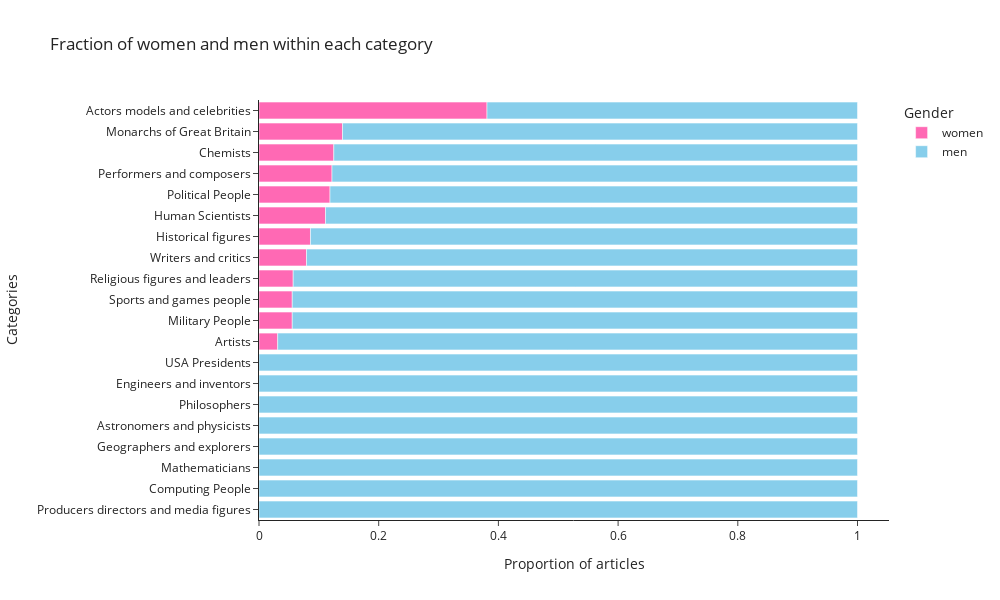

Notebook code cell kept with this figure:
### Markdown cell above
### **Visualizations for the datastory**

### Code cell
women_count = people[people['gender'] == "female"]["category"].count()
men_count = people[people['gender'] == "male"]["category"].count()
number_of_people_per_cat = people.groupby("category")["gender"].count()
men_women_proportion = pd.DataFrame({'women': women_people/number_of_people_per_cat,'men': men_people/number_of_people_per_cat}, index=index).sort_values(by = ["women"], ascending = False)
men_women_proportion.fillna(0,inplace=True)

fig = px.bar(men_women_proportion, x='women')

# plotly
fig = px.bar(men_women_proportion, 
             x = [category for category in men_women_proportion.columns],
             y = men_women_proportion.transpose().columns.str.replace('_', ' '),
             color_discrete_sequence = ['hotpink','skyblue'],
             title = 'Fraction of women and men within each category',
             labels={"y": "Categories",
                     "value": "Proportion of articles",
                     "variable": "Gender"},
             orientation='h',
             width=1000, height=600,
            template = 'simple_white')
fig.update_layout(yaxis=dict(autorange="reversed"))
fig.show()

#fig.to_html(full_html = False, include_plotlyjs='cdn')
#fig.write_html("datastory_plot/plot2.html", full_html=False, include_plotlyjs='cdn')

### Figure 1 — Plotly figure (JSON) as saved in the notebook; plotly's stock layout.template omitted (floating-point values rounded to 4 significant figures)
{"data": [{"alignmentgroup": "True", "hovertemplate": "Gender=women<br>Proportion of articles=%{x}<br>Categories=%{y}<extra></extra>", "legendgroup": "women", "marker": {"color": "hotpink", "pattern": {"shape": ""}}, "name": "women", "offsetgroup": "women", "orientation": "h", "showlegend": true, "textposition": "auto", "type": "bar", "x": [0.381, 0.1395, 0.125, 0.122, 0.1186, 0.1111, 0.08602, 0.07937, 0.05714, 0.05556, 0.05556, 0.03125, 0, 0, 0, 0, 0, 0, 0, 0], "xaxis": "x", "y": ["Actors models and celebrities", "Monarchs of Great Britain", "Chemists", "Performers and composers", "Political People", "Human Scientists", "Historical figures", "Writers and critics", "Religious figures and leaders", "Sports and games people", "Military People", "Artists", "USA Presidents", "Engineers and inventors", "Philosophers", "Astronomers and physicists", "Geographers and explorers", "Mathematicians", "Computing People", "Producers directors and media figures"], "yaxis": "y"}, {"alignmentgroup": "True", "hovertemplate": "Gender=men<br>Proportion of articles=%{x}<br>Categories=%{y}<extra></extra>", "legendgroup": "men", "marker": {"color": "skyblue", "pattern": {"shape": ""}}, "name": "men", "offsetgroup": "men", "orientation": "h", "showlegend": true, "textposition": "auto", "type": "bar", "x": [0.619, 0.8605, 0.875, 0.878, 0.8814, 0.8889, 0.914, 0.9206, 0.9429, 0.9444, 0.9444, 0.9688, 1, 1, 1, 1, 1, 1, 1, 1], "xaxis": "x", "y": ["Actors models and celebrities", "Monarchs of Great Britain", "Chemists", "Performers and composers", "Political People", "Human Scientists", "Historical figures", "Writers and critics", "Religious figures and leaders", "Sports and games people", "Military People", "Artists", "USA Presidents", "Engineers and inventors", "Philosophers", "Astronomers and physicists", "Geographers and explorers", "Mathematicians", "Computing People", "Producers directors and media figures"], "yaxis": "y"}], "layout": {"barmode": "relative", "height": 600, "legend": {"title": {"text": "Gender"}, "tracegroupgap": 0}, "title": {"text": "Fraction of women and men within each category"}, "width": 1000, "xaxis": {"anchor": "y", "domain": [0, 1], "title": {"text": "Proportion of articles"}}, "yaxis": {"anchor": "x", "autorange": "reversed", "domain": [0, 1], "title": {"text": "Categories"}}}}
